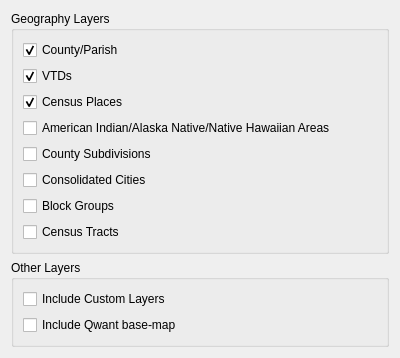
<?xml version="1.0" encoding="UTF-8"?>
<ui version="4.0">
 <class>wzpIncludeGeography</class>
 <widget class="QWizardPage" name="wzpIncludeGeography">
  <property name="geometry">
   <rect>
    <x>0</x>
    <y>0</y>
    <width>400</width>
    <height>300</height>
   </rect>
  </property>
  <property name="windowTitle">
   <string>WizardPage</string>
  </property>
  <property name="title">
   <string>Geography Layers and Base Map</string>
  </property>
  <layout class="QVBoxLayout" name="verticalLayout">
   <item>
    <widget class="QGroupBox" name="gbxGeogLayers">
     <property name="title">
      <string>Geography Layers</string>
     </property>
     <layout class="QVBoxLayout" name="verticalLayout_3">
      <item>
       <widget class="QCheckBox" name="cbCounty">
        <property name="text">
         <string>County/Parish</string>
        </property>
        <property name="checked">
         <bool>true</bool>
        </property>
       </widget>
      </item>
      <item>
       <widget class="QCheckBox" name="cbVTD">
        <property name="text">
         <string>VTDs</string>
        </property>
        <property name="checked">
         <bool>true</bool>
        </property>
       </widget>
      </item>
      <item>
       <widget class="QCheckBox" name="cbPlace">
        <property name="text">
         <string>Census Places</string>
        </property>
        <property name="checked">
         <bool>true</bool>
        </property>
       </widget>
      </item>
      <item>
       <widget class="QCheckBox" name="cbAIANNH">
        <property name="text">
         <string>American Indian/Alaska Native/Native Hawaiian Areas</string>
        </property>
       </widget>
      </item>
      <item>
       <widget class="QCheckBox" name="cbCousub">
        <property name="text">
         <string>County Subdivisions</string>
        </property>
       </widget>
      </item>
      <item>
       <widget class="QCheckBox" name="cbConcity">
        <property name="text">
         <string>Consolidated Cities</string>
        </property>
       </widget>
      </item>
      <item>
       <widget class="QCheckBox" name="cbBlkGrp">
        <property name="text">
         <string>Block Groups</string>
        </property>
       </widget>
      </item>
      <item>
       <widget class="QCheckBox" name="cbTract">
        <property name="text">
         <string>Census Tracts</string>
        </property>
       </widget>
      </item>
     </layout>
    </widget>
   </item>
   <item>
    <widget class="QGroupBox" name="gbxBaseMap">
     <property name="title">
      <string>Other Layers</string>
     </property>
     <layout class="QVBoxLayout" name="verticalLayout_2">
      <item>
       <widget class="QCheckBox" name="cbCustomLayers">
        <property name="text">
         <string>Include Custom Layers</string>
        </property>
       </widget>
      </item>
      <item>
       <widget class="QCheckBox" name="cbBaseMap">
        <property name="text">
         <string>Include Qwant base-map</string>
        </property>
       </widget>
      </item>
     </layout>
    </widget>
   </item>
  </layout>
 </widget>
 <resources/>
 <connections/>
</ui>
